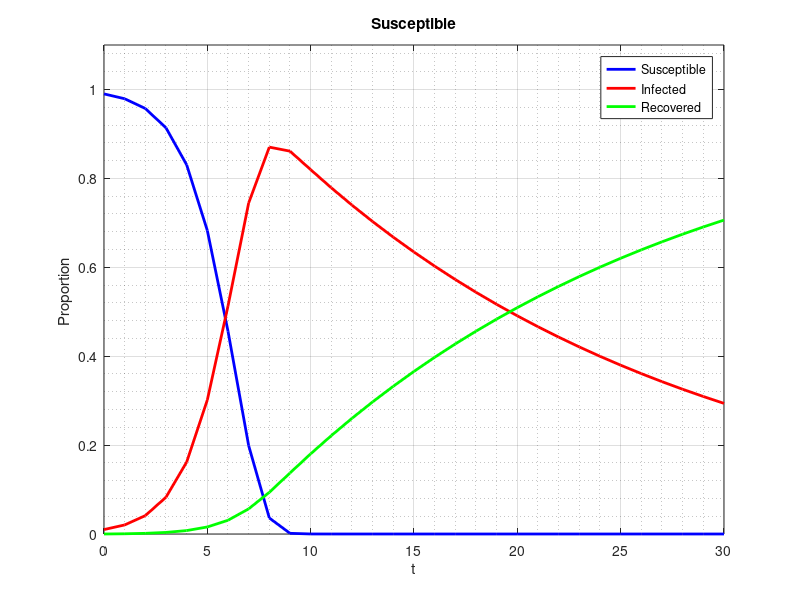

This figure's MATLAB source:
%% SIR_Model
%%Adapted from Kurt Owen yt vid
%%State var of  SIR
%%Pararmeters
I0 = .01; %Initial proportion infected
a = 1.1; % I coefficient in t -1
b = 0.05; % R coefficient

tmax = 30; %number of iterations
dt = 1; % size of time step in t
Imax = 1.1; % Max number infected for graph 
%%Initiliaze vectors
plotchoice = 3; % 1 =S, 2 = I , 3 = R, 4 = ALL
t = 0:dt:tmax;% time vector
Nt = length(t);%# of steps
I  = zeros(1,Nt);%infected vectors
S = zeros(1,Nt);%susceptible vectors
R = zeros(1,Nt);
I(1)=I0;
%%Calculations
 for it = 1:Nt-1
     S(it) = 1 - I(it)-R(it);
     dI = a * I(it)*S(it)-b*I(it);%rate of change
     I(it+1)= I(it)+dI*dt;
     dR = b*I(it);
     R(it+1) = R(it) + dR*dt;
 end
 S(Nt)= 1 -I(Nt)-R(Nt);
%%plots
 
        plot(t,S,'-b','LineWidth',2)
        hold on
        plot(t,I,'-r','LineWidth',2)
        plot(t,R,'-g','LineWidth',2)
        legend('Susceptible','Infected','Recovered')
        hold off
        axis([0 tmax 0 Imax])
        grid on
        grid minor
        xlabel('t')
        ylabel('Proportion ')
        title('Susceptible')

